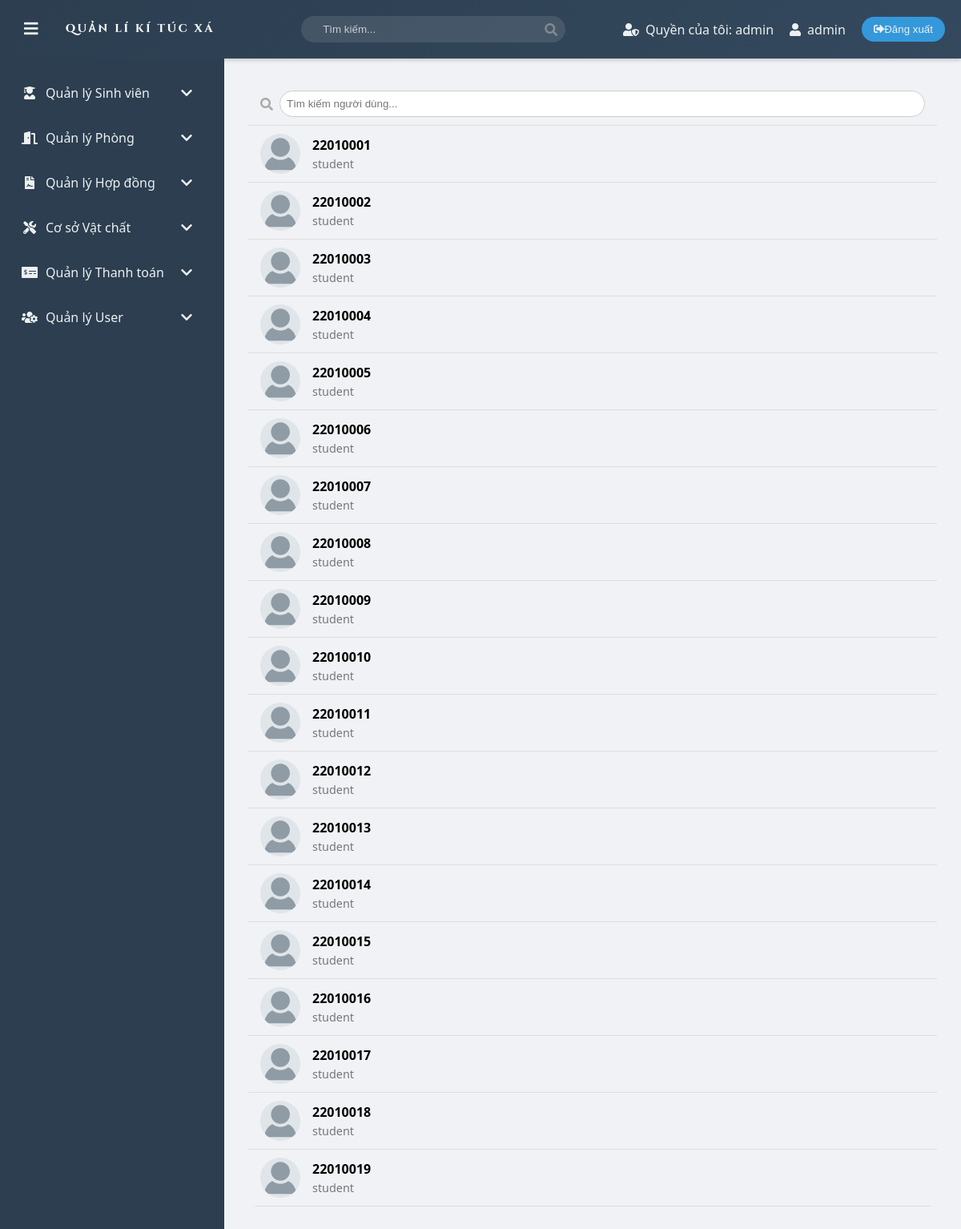
The app's page /php/admin/admin_user_list.php (signed in) with its own data.
### tables this page shows
CREATE TABLE IF NOT EXISTS Users (
    user_id INT AUTO_INCREMENT PRIMARY KEY,
    username VARCHAR(255) NOT NULL,
    password VARCHAR(255) NOT NULL,
    role ENUM('admin', 'student') NOT NULL,
    is_approved TINYINT(1) DEFAULT 0,
    activation_token  VARCHAR(255) DEFAULT NULL,
    created_at TIMESTAMP DEFAULT CURRENT_TIMESTAMP
);

### php/admin/admin_user_list.php (the view, shortened to what this page needs)
<?php
include '../config/db_connect.php';
$adminId = $_SESSION['user_id'];
$sql = "SELECT user_id, username, role FROM Users WHERE user_id != ?";
$stmt = $conn->prepare($sql);
$stmt->bind_param("i", $adminId);
$stmt->execute();
$result = $stmt->get_result();
$users = [];
while ($row = $result->fetch_assoc()){
    $users[] = $row;
}
?>
<!DOCTYPE html>
<html lang="vi">
<head>
    <link rel="stylesheet" href="https://cdnjs.cloudflare.com/ajax/libs/font-awesome/5.15.3/css/all.min.css">
    <link rel="stylesheet" href="../../assets/css/main.css">
    <link rel="stylesheet" href="../../assets/css/admin_user_list.css">
</head>
<body>
<?php include 'layout/header.php'; ?>
    <div class="container">
        <?php include 'layout/menu.php'; ?>
        <main class="content">
            <div class="user-list-container">
                 <div class="search-bar">
                    <i class="fas fa-search search-icon"></i>
                    <input type="text" class="search-input" placeholder="Tìm kiếm người dùng...">
                </div>
                <ul class="user-list">
                    <?php foreach ($users as $u): ?>
                    <li class="user-item" data-user-id="<?php echo $u['user_id']; ?>">
                        <div class="user-avatar">
                            <img src="../../assets/img/default-avatar.png" alt="Default Avatar">
                        </div>
                        <div class="user-info">
                            <div class="user-name"><?php echo htmlspecialchars($u['username']); ?></div>
                            <div class="user-role"><?php echo htmlspecialchars($u['role']); ?></div>
                        </div>
                    </li>
                    <?php endforeach; ?>
                </ul>
            </div>
        </main>
    </div>
</body>
</html>

### assets/css/main.css (style rules this page uses)
:root { --primary-color: #2c3e50; --secondary-color: #34495e; --accent-color: #3498db; --text-color: #ecf0f1; --hover-color: #2980b9; --transition-speed: 0.3s; }
body { font-family: 'Segoe UI', Tahoma, Geneva, Verdana, sans-serif; margin: 0; padding: 0; background-color: #f5f6fa; }
.container { display: flex; min-height: calc(100vh - 70px); }
.content { flex-grow: 1; padding: 30px; transition: var(--transition-speed); }

### assets/css/admin_user_list.css (style rules this page uses)
body { font-family: 'Segoe UI', Tahoma, Geneva, Verdana, sans-serif; background-color: #f0f2f5; }
.user-list-container { border-radius: 10px; overflow: hidden; }
.user-list { list-style: none; padding: 0; margin: 0; }
.user-item { display: flex; align-items: center; padding: 10px 15px; border-bottom: 1px solid #ddd; cursor: pointer; transition: background-color 0.2s ease; }
.user-avatar { width: 50px; height: 50px; border-radius: 50%; overflow: hidden; margin-right: 15px; display: flex; justify-content: center; align-items: center; }
.user-avatar img { max-width: 100%; max-height: 100%; object-fit: cover; }
.user-info { flex: 1; }
.user-name { font-weight: bold; margin-bottom: 3px; }
.user-role { font-size: 0.9em; color: #777; }
.search-bar { padding: 10px 15px; border-bottom: 1px solid #ddd; display: flex; align-items: center; }
.search-input { flex: 1; padding: 8px; border: 1px solid #ccc; border-radius: 20px; outline: none; }
.search-icon { margin-right: 8px; color: #aaa; }

### records on screen
users: username "22010001", role "student"
users: username "22010002", role "student"
users: username "22010003", role "student"
users: username "22010004", role "student"
users: username "22010005", role "student"
users: username "22010006", role "student"
users: username "22010007", role "student"
users: username "22010008", role "student"
users: username "22010009", role "student"
users: username "22010010", role "student"
users: username "22010011", role "student"
users: username "22010012", role "student"
users: username "22010013", role "student"
users: username "22010014", role "student"
users: username "22010015", role "student"
users: username "22010016", role "student"
users: username "22010017", role "student"
users: username "22010018", role "student"
users: username "22010019", role "student"

### other values on screen
$role "admin"
$username "admin"
